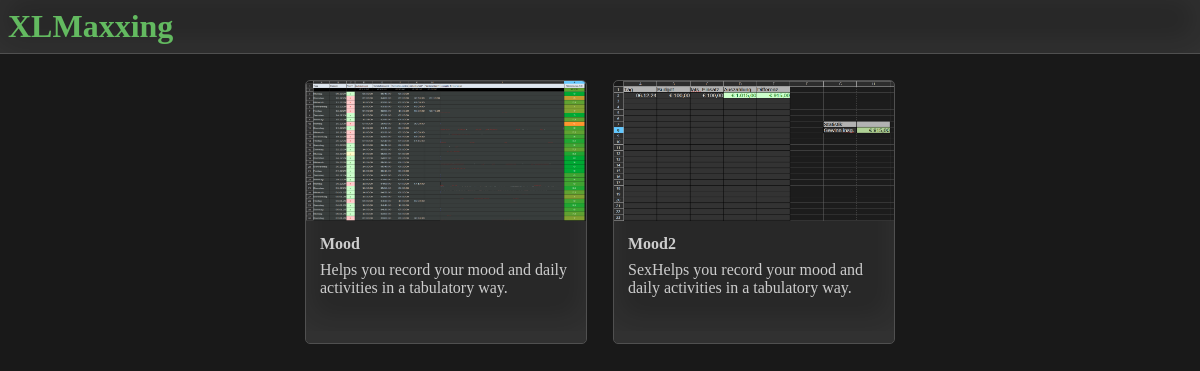
Before: / with the older database file.
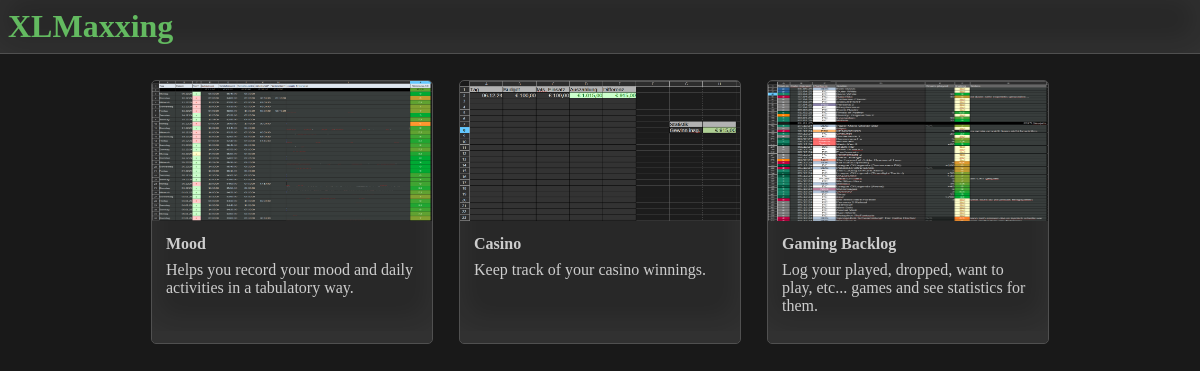
After: the same page with the newer database file.
### tables this page shows
CREATE TABLE "xlfiles" (
	"id"	INTEGER NOT NULL,
	"name"	TEXT NOT NULL,
	"description"	TEXT,
	"supported_software"	INTEGER,
	"language"	VARCHAR(2) NOT NULL,
	PRIMARY KEY("id" AUTOINCREMENT)
);

### routes.php (called while the page is built, shortened)
<?php
require_once 'Router.class.php';
Router::get('/', 'views/templates/page.php');

### database/operations/DatabaseOperations.class.php (called while the page is built, shortened)
<?php
class DatabaseOperations {
    private static $databaseFolder = Env::ROOT."/database";
    private static function executeOperation(string $type, string $operationName, array $stringArguments) : array {
        $databaseFolder = self::$databaseFolder;
        $database = new SQLite3("$databaseFolder/".Env::DATABASE_FILE, SQLITE3_OPEN_CREATE | SQLITE3_OPEN_READWRITE);
        switch ($type) {
            case 'select':
                $preparedStatement = file_get_contents("$databaseFolder/operations/$type/{$type}_{$operationName}.sql");
                $result = $database->query($preparedStatement);
                $resultArray = [];
                while ($row = $result->fetchArray(SQLITE3_ASSOC)) {
                    array_push($resultArray, $row);
                }
                return $resultArray;
        }
        return [];
    }
    public static function select(string $selectOperationName = 'xlfiles', array $stringArguments = []) : array {
        return self::executeOperation('select', $selectOperationName, $stringArguments);
    }
}

### views/templates/Page.class.php (called while the page is built, shortened)
<?php
class Page {
    private array $properties = [];
    public function renderSection(string $sectionName) {
        if (is_callable($sectionName)) {
            $sectionContent = call_user_func($sectionName, $this->properties);
            return $sectionContent;
        }
        return '';
    }
}

### views/index.php (the view, shortened to what this page needs)
<?php function sectionMain() { ?>
    <div class="xlfiles-grid">
        <?php $xlfiles = DatabaseOperations::select('xlfiles'); ?>
        <?php foreach ($xlfiles as $xlfile): ?>
            <a class="xlfiles-grid-entry" href="/xlfile/<?= $xlfile['id'] ?>">
                <img class="xlfiles-grid-entry-thumbnail" src="/asset/img/xlfiles/<?= $xlfile['id']; ?>.png">
                <p class="xlfiles-grid-text">
                    <span class="xlfiles-grid-name"><?= $xlfile['name']; ?></span>
                    <span class="xlfiles-grid-description"><?= $xlfile['description']; ?></span>
                </p>
            </a>
        <?php endforeach; ?>
    </div>
<?php } ?>

### Router.class.php (shortened to what this page needs)
<?php
class Router {
	public static function get($route, $path_to_include)
	{
		if ($_SERVER['REQUEST_METHOD'] == 'GET') {
			self::route($route, $path_to_include);
		}
	}
	public static function route($route, $path_to_include)
	{
		$request_url = filter_var($_SERVER['REQUEST_URI'], FILTER_SANITIZE_URL);
		$request_url = rtrim($request_url, '/');
		$request_url = strtok($request_url, '?');
		$route_parts = explode('/', $route);
		$request_url_parts = explode('/', $request_url);
		array_shift($route_parts);
		array_shift($request_url_parts);
		if ($route_parts[0] == '' && count($request_url_parts) == 0) {
			include_once __DIR__ . "/$path_to_include";
			exit();
		}
		exit();
	}
}

### views/templates/page.php (shortened to what this page needs)
<!DOCTYPE html>
<html lang="en">
<?php
$page = new Page();
?>
<head>
    <?php include Env::ROOT.'/head-data.php'; ?>
</head>
<body>
    <header>
        <ul>
            <a href="/" style="text-decoration: none;"><h1 class="accent-100">XLMaxxing</h1></a>
        </ul>
    </header>
    <main>
        <?= $page->renderSection('sectionMain'); ?>
    </main>
</body>
</html>

### head-data.php (shortened to what this page needs)
<link rel="stylesheet" href="/style/theme.css">
<link rel="stylesheet" href="/style/accents.css">
<link rel="stylesheet" href="/style/main.css">
<link rel="stylesheet" href="/style/header.css">
<link rel="stylesheet" href="/style/xlfiles-grid.css">

### style/theme.css (style rules this page uses)
:root { --color-background: rgb(25, 25, 25); --color-foreground: rgb(40, 40, 40); --color-highlight: rgb(80, 80, 80); --color-text: rgb(205, 205, 205); --color-accent: rgb(99, 186, 96); --rounding-radius: 4px; }

### style/accents.css (style rules this page uses)
.accent-100 { color: var(--color-accent); }

### style/main.css (style rules this page uses)
html { background-color: var(--color-background); color: var(--color-text); font-family: 'RobotoVariable'; font-weight: 400; }
body { margin: 0; padding: 0; }
main { max-width: 1392px; display: block; margin: 0 auto; }
a { color: turquoise; }

### style/header.css (style rules this page uses)
header { background-color: var(--color-foreground); outline: 1px solid var(--color-highlight); padding: 8px; margin-bottom: 16px; box-shadow: inset 0 -8px 32px rgba(255, 255, 255, 0.05); }
header ul { margin: 0; padding-left: 0; }
header ul h1 { margin: 0; }

### style/xlfiles-grid.css (style rules this page uses)
.xlfiles-grid { text-align: center; }
.xlfiles-grid-entry { display: inline-block; text-align: left; padding: 0px; margin: 12px; width: 280px; height: 250px; background-color: var(--color-foreground); outline: 1px solid var(--color-highlight); border-radius: var(--rounding-radius); overflow: hidden; text-decoration: none; color: var(--color-text); box-shadow: inset 0 -8px 32px rgba(255, 255, 255, 0.05); border-left: 0; border-right: 0; border-top: 0; border-bottom: 12px; border-style: solid; border-color: #313131; transition: 0.3s; }
.xlfiles-grid-entry-thumbnail { width: 280px; height: 140px; }
.xlfiles-grid-text { margin: 0; padding: 10px 14px; overflow: clip; max-height: 100%; border-radius: var(--rounding-radius); }
.xlfiles-grid-name { font-weight: bold; display: block; margin-bottom: 8px; }

Changed rows visible on the page:
removed xlfiles: shows a picture, name "Mood2", description "SexHelps you record your mood and daily activities in a tabulatory way."
added xlfiles: shows a picture, name "Casino", description "Keep track of your casino winnings."
added xlfiles: shows a picture, name "Gaming Backlog", description "Log your played, dropped, want to play, etc... games and see statistics for them."
